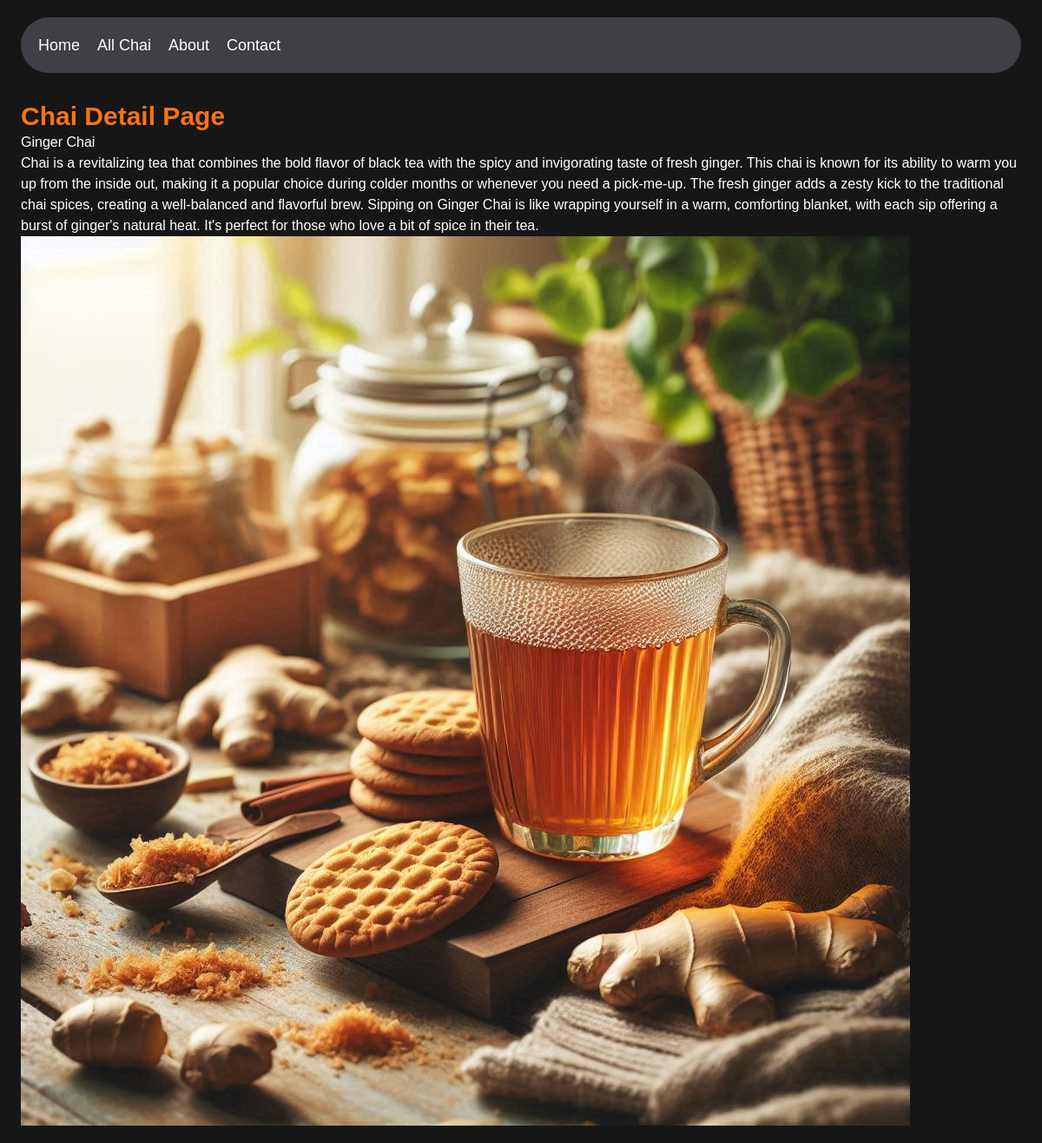
Screenshot of /chai/8/ with the database file from the repository.
### chai/models.py (models this page shows, shortened)
class ChaiVariety(models.Model):
    CHAI_TYPE_CHOICES = [
    ('ML', 'MASALA'),
    ('GR', 'GINGER'),
    ('KL', 'KIWI'),
    ('PL', 'PLAIN'),
    ('EL', 'ELAICHI'),
  ]
    name = models.CharField(max_length=100)
    description = models.TextField(default='')
    price = models.CharField(max_length=50, default=0)
    image = models.ImageField(upload_to='chais/')
    date_added = models.DateTimeField(default=timezone.now)
    type = models.CharField(max_length=2, choices=CHAI_TYPE_CHOICES, default='ML')

### chai/views.py (the view)
# urls.py: path('<int:chai_id>/', views.chai_detail, name='chai_detail'),
def chai_detail(request, chai_id):
  chai = get_object_or_404(ChaiVariety, pk=chai_id)
  return render(request, 'chai_detail.html', {'chai': chai})

### chai/templates/chai_detail.html (shortened to what this page needs)
{% extends "base.html" %}
{% block content %}
<h1 class="text-3xl text-orange-500 font-semibold">Chai Detail Page</h1>
<h1>{{ chai.name }}</h1>
<p>{{ chai.description }}</p>
<img src="{{ chai.image.url }}" alt="{{ chai.name }}">
{% endblock %}

### static/style.css (style rules this page uses)
body { background-color: #161616; font-family: Arial, sans-serif; color: #fff; }

### rows the page displays
ChaiVariety: name "Ginger Chai", description "Chai is a revitalizing tea that combines the bold flavor of black tea with the spicy and invigorating taste of fresh ginger. This chai is known for its ability to warm you up from the inside out, making it a popular choice during colder months or whenever you need a pick-me-up. The fresh ginger adds a zesty kick to the traditional chai spices, creating a well-balanced and flavorful brew. Sipping on Ginger Chai is like wrapping yourself in a warm, comforting blanket, with each sip offering a burst of ginger's natural heat. It's perfect for those who love a bit of spice in their tea.", image (picture)
